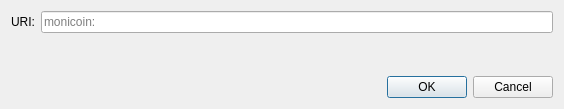
<?xml version="1.0" encoding="UTF-8"?>
<ui version="4.0">
 <class>OpenURIDialog</class>
 <widget class="QDialog" name="OpenURIDialog">
  <property name="geometry">
   <rect>
    <x>0</x>
    <y>0</y>
    <width>564</width>
    <height>109</height>
   </rect>
  </property>
  <property name="windowTitle">
   <string>Open monicoin URI</string>
  </property>
  <layout class="QVBoxLayout" name="verticalLayout">
   <item>
    <layout class="QHBoxLayout" name="horizontalLayout">
     <item>
      <widget class="QLabel" name="label">
       <property name="text">
        <string>URI:</string>
       </property>
      </widget>
     </item>
     <item>
      <widget class="QValidatedLineEdit" name="uriEdit">
       <property name="placeholderText">
        <string notr="true">monicoin:</string>
       </property>
      </widget>
     </item>
    </layout>
   </item>
   <item>
    <spacer name="verticalSpacer">
     <property name="orientation">
      <enum>Qt::Vertical</enum>
     </property>
     <property name="sizeHint" stdset="0">
      <size>
       <width>20</width>
       <height>40</height>
      </size>
     </property>
    </spacer>
   </item>
   <item>
    <widget class="QDialogButtonBox" name="buttonBox">
     <property name="orientation">
      <enum>Qt::Horizontal</enum>
     </property>
     <property name="standardButtons">
      <set>QDialogButtonBox::Cancel|QDialogButtonBox::Ok</set>
     </property>
    </widget>
   </item>
  </layout>
 </widget>
 <customwidgets>
  <customwidget>
   <class>QValidatedLineEdit</class>
   <extends>QLineEdit</extends>
   <header>qt/qvalidatedlineedit.h</header>
  </customwidget>
 </customwidgets>
 <resources/>
 <connections>
  <connection>
   <sender>buttonBox</sender>
   <signal>accepted()</signal>
   <receiver>OpenURIDialog</receiver>
   <slot>accept()</slot>
   <hints>
    <hint type="sourcelabel">
     <x>248</x>
     <y>254</y>
    </hint>
    <hint type="destinationlabel">
     <x>157</x>
     <y>274</y>
    </hint>
   </hints>
  </connection>
  <connection>
   <sender>buttonBox</sender>
   <signal>rejected()</signal>
   <receiver>OpenURIDialog</receiver>
   <slot>reject()</slot>
   <hints>
    <hint type="sourcelabel">
     <x>316</x>
     <y>260</y>
    </hint>
    <hint type="destinationlabel">
     <x>286</x>
     <y>274</y>
    </hint>
   </hints>
  </connection>
 </connections>
</ui>
